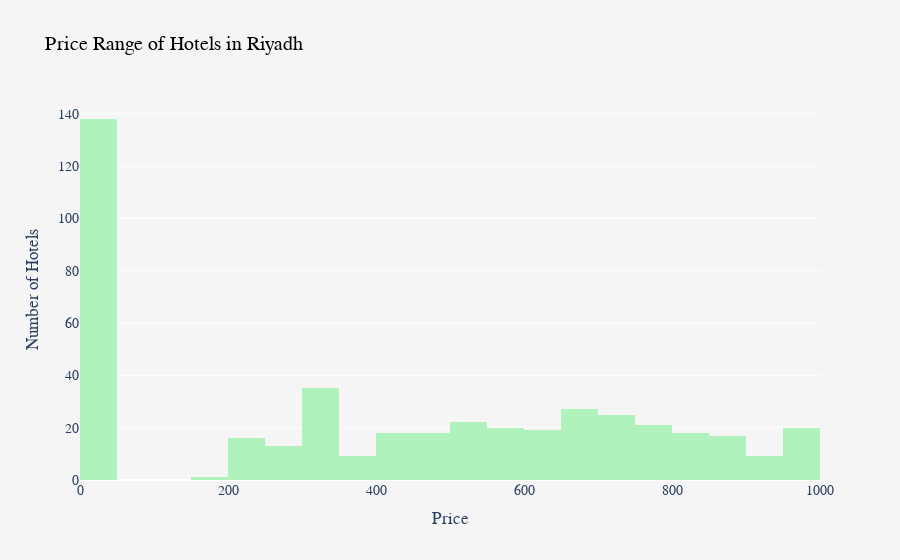

Notebook cell for this chart:
### Code cell
import plotly.express as px

# Filter the DataFrame for hotels in Riyadh
df_riyadh = df[df['region'] == 'Riyadh']

# Create the histogram using Plotly with a creative color palette
fig = px.histogram(
    df_riyadh, 
    x='Price', 
    nbins=20, 
    color_discrete_sequence=px.colors.sequential.Tealgrn,  # Creative color palette
    title='Price Range of Hotels in Riyadh'
)

# Customize the layout
fig.update_layout(
    title_font=dict(size=20, family='monospace', color='black'),
    xaxis_title='Price',
    yaxis_title='Number of Hotels',
    font=dict(family='monospace', size=14),
    plot_bgcolor='#F5F5F5',
    paper_bgcolor='#F5F5F5'
)

# Display the plot
fig.show()

### Figure 1 — Plotly figure (JSON) as saved in the notebook; plotly's stock layout.template omitted (floating-point values rounded to 4 significant figures; data arrays with more than 128 entries replaced by an {"elided": "..."} marker saying what was removed)
{"data": [{"alignmentgroup": "True", "bingroup": "x", "hovertemplate": "Price=%{x}<br>count=%{y}<extra></extra>", "legendgroup": "", "marker": {"color": "rgb(176, 242, 188)", "pattern": {"shape": ""}}, "name": "", "nbinsx": 20, "offsetgroup": "", "orientation": "v", "showlegend": false, "type": "histogram", "x": {"elided": "446 float values"}, "xaxis": "x", "yaxis": "y"}], "layout": {"barmode": "relative", "font": {"family": "monospace", "size": 14}, "legend": {"tracegroupgap": 0}, "paper_bgcolor": "#F5F5F5", "plot_bgcolor": "#F5F5F5", "title": {"font": {"color": "black", "family": "monospace", "size": 20}, "text": "Price Range of Hotels in Riyadh"}, "xaxis": {"anchor": "y", "domain": [0, 1], "title": {"text": "Price"}}, "yaxis": {"anchor": "x", "domain": [0, 1], "title": {"text": "Number of Hotels"}}}}
